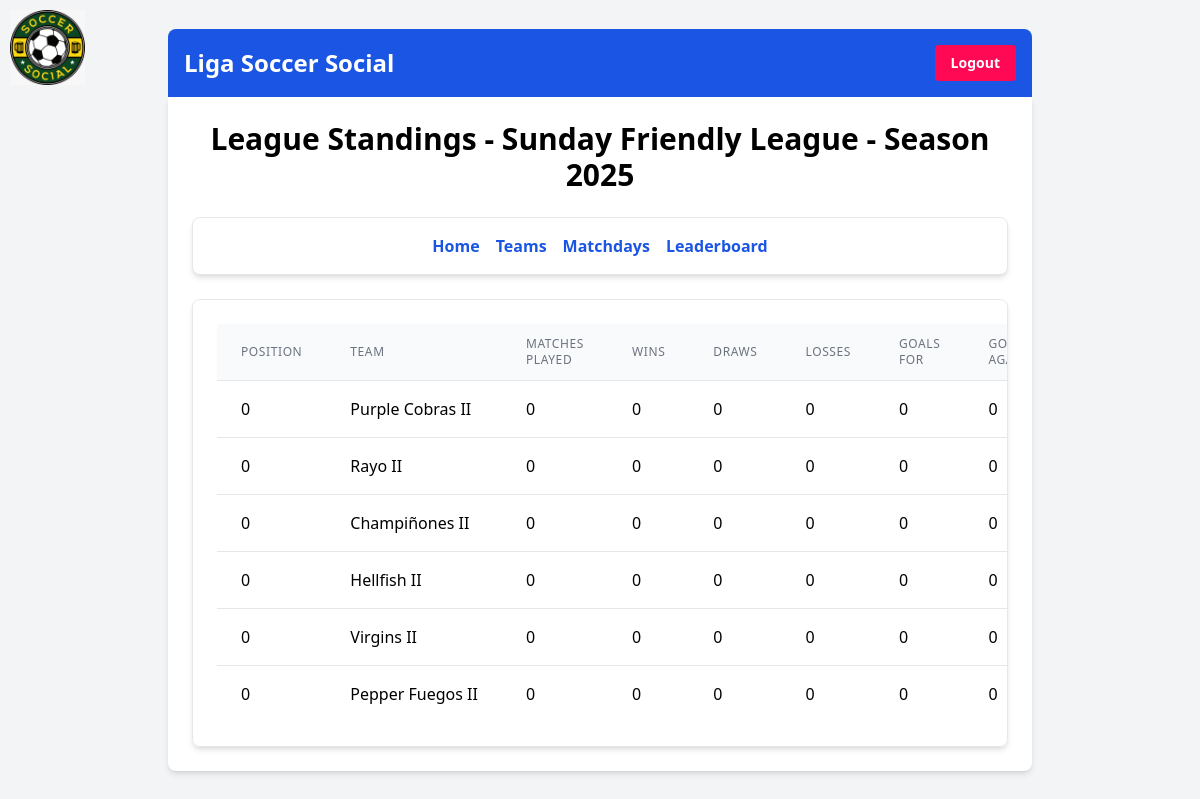
Page /futbol/league/2/2/standings/ (signed in) on the earlier database version.
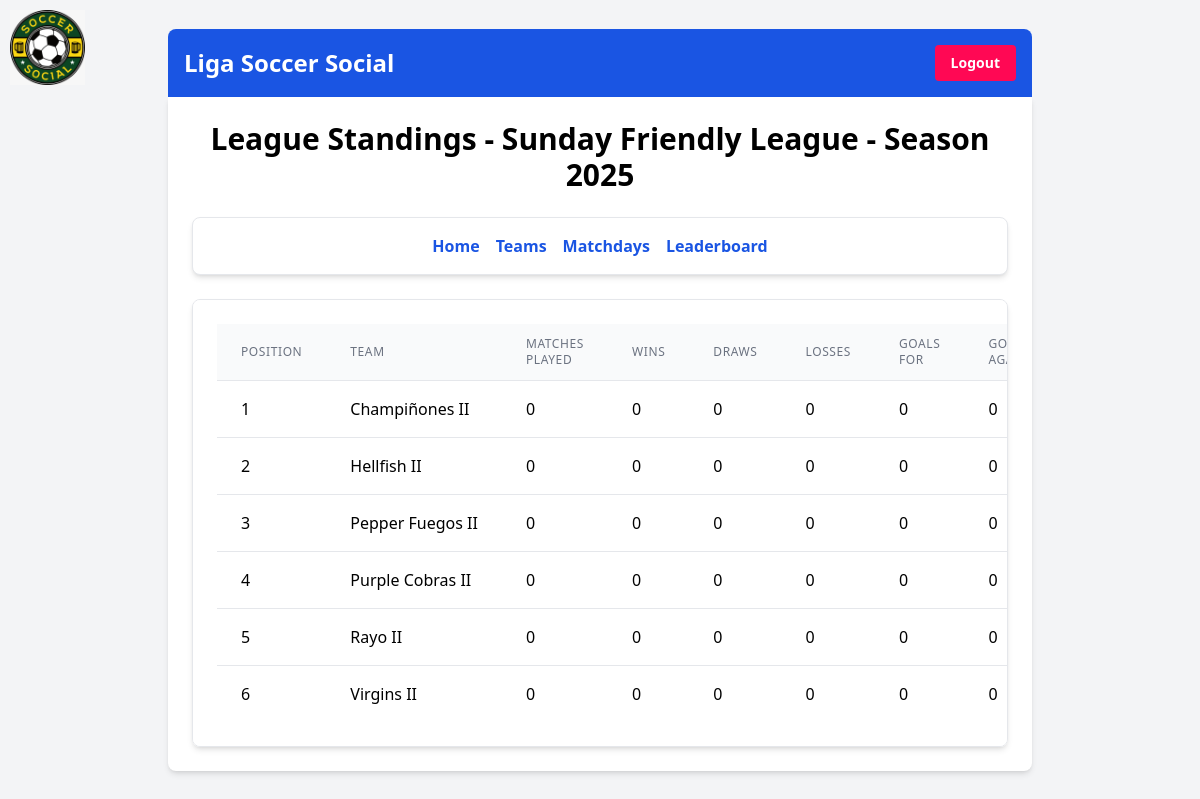
Same page on the later database version.
### futbolapp/models.py (models this page shows, shortened)
class LeagueStanding(models.Model):
    team = models.ForeignKey(Team, on_delete=models.CASCADE)
    season = models.ForeignKey(Season, on_delete=models.CASCADE)
    position = models.PositiveIntegerField(default=0)
    points = models.PositiveIntegerField(default=0)
    matches_played = models.PositiveIntegerField(default=0)
    wins = models.PositiveIntegerField(default=0)
    draws = models.PositiveIntegerField(default=0)
    losses = models.PositiveIntegerField(default=0)
    goals_for = models.PositiveIntegerField(default=0)
    goals_against = models.PositiveIntegerField(default=0)
    goal_difference = models.IntegerField(default=0)
    updated_at = models.DateTimeField(auto_now=True)
    class Meta:
        unique_together = ('team', 'season')

class Team(models.Model):
    name = models.CharField(max_length=100)
    league = models.ForeignKey(League, on_delete=models.CASCADE, null=True, blank=True)
    tournament = models.ForeignKey('Tournament', on_delete=models.CASCADE, null=True, blank=True) # New field

### futbolapp/views.py (the view)
# urls.py: path('league/<int:league_id>/<int:season_id>/standings/', views.league_standings_view, name='league_standings_view'),
@login_required
def league_standings_view(request, league_id, season_id):
    league = get_object_or_404(League, pk=league_id)
    season = get_object_or_404(Season, pk=season_id)
    teams = Team.objects.filter(league=league)
    standings = []
    for team in teams:
        standing, created = LeagueStanding.objects.get_or_create(
            team=team,
            season=season,
            defaults={
                'position': 0,
                'points': 0,
                'matches_played': 0,
                'wins': 0,
                'draws': 0,
                'losses': 0,
                'goals_for': 0,
                'goals_against': 0,
                'goal_difference': 0,
            }
        )
        standings.append(standing)
    standings.sort(key=lambda x: (x.position, -x.points, -x.goal_difference, -x.goals_for))
    return render(request, 'futbolapp/league_standings.html', {'league': league, 'season': season, 'standings': standings, 'active_tab': 'standings'})

### futbolapp/templates/futbolapp/league_standings.html (shortened to what this page needs)
{% extends 'base.html' %}
{% block content %}
    <h1 class="text-3xl font-bold mb-6 text-center">League Standings - {{ league.name }} - Season {{ season.year }}</h1>
    <nav class="mb-6 p-4 bg-white rounded-lg shadow-md border border-gray-200">
        <ul class="flex flex-wrap justify-center space-x-4">
            {% if active_tab != 'home' %}
                <li><a href="{% url 'league_home' league.id season.id %}" class="text-primary-blue hover:text-primary-red font-semibold">Home</a></li>
            {% endif %}
            {% if active_tab != 'teams' %}
                <li><a href="{% url 'team_list' league.id season.id %}" class="text-primary-blue hover:text-primary-red font-semibold">Teams</a></li>
            {% endif %}
            {% if active_tab != 'matchdays' %}
                <li><a href="{% url 'league_matchday_list' league.id season.id %}" class="text-primary-blue hover:text-primary-red font-semibold">Matchdays</a></li>
            {% endif %}
            {% if active_tab != 'leaderboard' %}
                <li><a href="{% url 'leaderboard_view' league.id season.id %}" class="text-primary-blue hover:text-primary-red font-semibold">Leaderboard</a></li>
            {% endif %}
        </ul>
    </nav>
    <div class="bg-white p-6 rounded-lg shadow-md border border-gray-200 overflow-x-auto">
        <table class="min-w-full divide-y divide-gray-200">
            <thead class="bg-gray-50">
                <tr>
                    <th scope="col" class="px-6 py-3 text-left text-xs font-medium text-gray-500 uppercase tracking-wider">Position</th>
                    <th scope="col" class="px-6 py-3 text-left text-xs font-medium text-gray-500 uppercase tracking-wider">Team</th>
                    <th scope="col" class="px-6 py-3 text-left text-xs font-medium text-gray-500 uppercase tracking-wider">Matches Played</th>
                    <th scope="col" class="px-6 py-3 text-left text-xs font-medium text-gray-500 uppercase tracking-wider">Wins</th>
                    <th scope="col" class="px-6 py-3 text-left text-xs font-medium text-gray-500 uppercase tracking-wider">Draws</th>
                    <th scope="col" class="px-6 py-3 text-left text-xs font-medium text-gray-500 uppercase tracking-wider">Losses</th>
                    <th scope="col" class="px-6 py-3 text-left text-xs font-medium text-gray-500 uppercase tracking-wider">Goals For</th>
                    <th scope="col" class="px-6 py-3 text-left text-xs font-medium text-gray-500 uppercase tracking-wider">Goals Against</th>
                </tr>
            </thead>
            <tbody class="bg-white divide-y divide-gray-200">
                {% for standing in standings %}
                    <tr>
                        <td class="px-6 py-4 whitespace-nowrap">{{ standing.position }}</td>
                        <td class="px-6 py-4 whitespace-nowrap">{{ standing.team.name }}</td>
                        <td class="px-6 py-4 whitespace-nowrap">{{ standing.matches_played }}</td>
                        <td class="px-6 py-4 whitespace-nowrap">{{ standing.wins }}</td>
                        <td class="px-6 py-4 whitespace-nowrap">{{ standing.draws }}</td>
                        <td class="px-6 py-4 whitespace-nowrap">{{ standing.losses }}</td>
                        <td class="px-6 py-4 whitespace-nowrap">{{ standing.goals_for }}</td>
                        <td class="px-6 py-4 whitespace-nowrap">{{ standing.goals_against }}</td>
                    </tr>
                {% endfor %}
            </tbody>
        </table>
    </div>
{% endblock %}

Differences in the rows shown:
changed LeagueStanding "Champiñones II": position "0" → "1"; moves up the list
changed LeagueStanding "Hellfish II": position "0" → "2"; moves up the list
changed LeagueStanding "Pepper Fuegos II": position "0" → "3"; moves up the list
changed LeagueStanding "Purple Cobras II": position "0" → "4"
changed LeagueStanding "Rayo II": position "0" → "5"
changed LeagueStanding "Virgins II": position "0" → "6"
